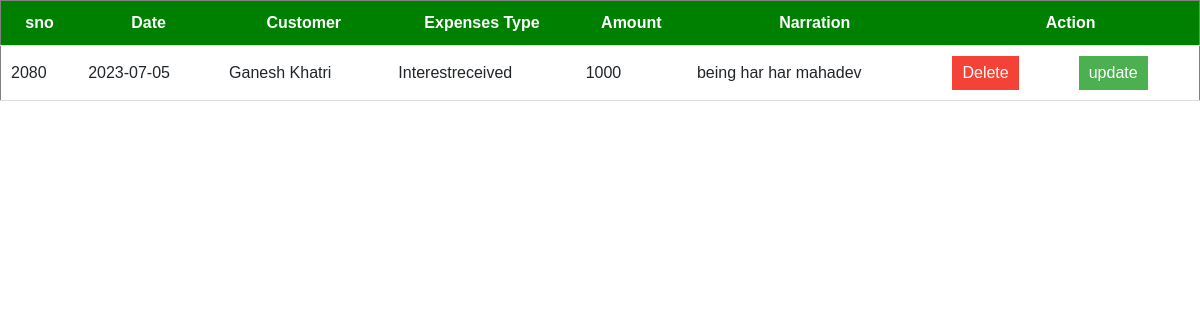
Screenshot of /receiptdisplay.php (signed in) with the database file from the repository.
### tables this page shows
CREATE TABLE `receipt` (
  `id` int(11) NOT NULL,
  `Sno` int(20) NOT NULL,
  `Dates` varchar(255) DEFAULT NULL,
  `customer` varchar(255) DEFAULT NULL,
  `paymentmethod` varchar(255) DEFAULT NULL,
  `bankname` varchar(255) DEFAULT NULL,
  `accountno` double DEFAULT NULL,
  `amount` double DEFAULT NULL,
  `narration` varchar(255) DEFAULT NULL
);

### receiptdisplay.php (the view, shortened to what this page needs)
<!DOCTYPE html>
<html lang="en">
<head>
<link href="https://cdn.jsdelivr.net/npm/bootstrap@5.3.1/dist/css/bootstrap.min.css" rel="stylesheet">
</head>
<body>
<table border="1" cellspacing="5">
    <tr>
      <thead>
      <th>sno</th>
      <th>Date</th>
      <th>Customer</th>
      <th>Expenses Type</th>
      <th>Amount</th>
<th>Narration</th>
      <th colspan="2">Action </th>
</thead>
</tr>
  <?php
  include ('./Database.php');
  $sql="SELECT * FROM receipt";
  $result= mysqli_query($conn,$sql);
  if($result)
  {
    while ($row =mysqli_fetch_assoc($result))
    {
        $sno = $row['Sno'];
        $date = $row['Dates'];
        $customer = $row['customer'];
        $paymentmethod = $row['paymentmethod'];
        $amount = $row['amount'];
        $narration = $row['narration'];
      ?>
      <tr>
        <td><?php echo $sno;?></td>
        <td><?php echo $date;?></td>
        <td><?php echo $customer;?></td>
        <td><?php echo $paymentmethod;?></td>
        <td><?php echo $amount;?></td>
        <td><?php echo $narration;?></td>
        <td>
          <form action="receiptdel.php"  onsubmit="return confirm('Are you sure to delete?')">
           <button type="submit">Delete</button>
          </form>
    </td>
    <td>
    <form action="receiptupdate.php">
    <input type="submit" value="update">
  </form>
    </td>
    </tr>
      <?php
    }
  }
  ?>
  </table>
</body>
</html>

### receiptdisplay.php (style rules this page uses)
body { font-family: Arial, sans-serif; }
table { width: 100%; border-collapse: collapse; }
th, td { padding: 10px; text-align: left; border-bottom: 1px solid #ddd; }
th { background-color: #f2f2f2; }
form { display: inline-block; margin-right: 5px; }
button { padding: 5px 10px; background-color: #f44336; color: #fff; border: none; cursor: pointer; }
input[type="submit"] { padding: 5px 10px; background-color: #4CAF50; color: #fff; border: none; cursor: pointer; }
th { text-align: center; background-color: green; color: white; }

### rows the page displays
receipt: Sno "2080", Dates "2023-07-05", customer "Ganesh Khatri", paymentmethod "Interestreceived", amount "1000", narration "being har har mahadev"
